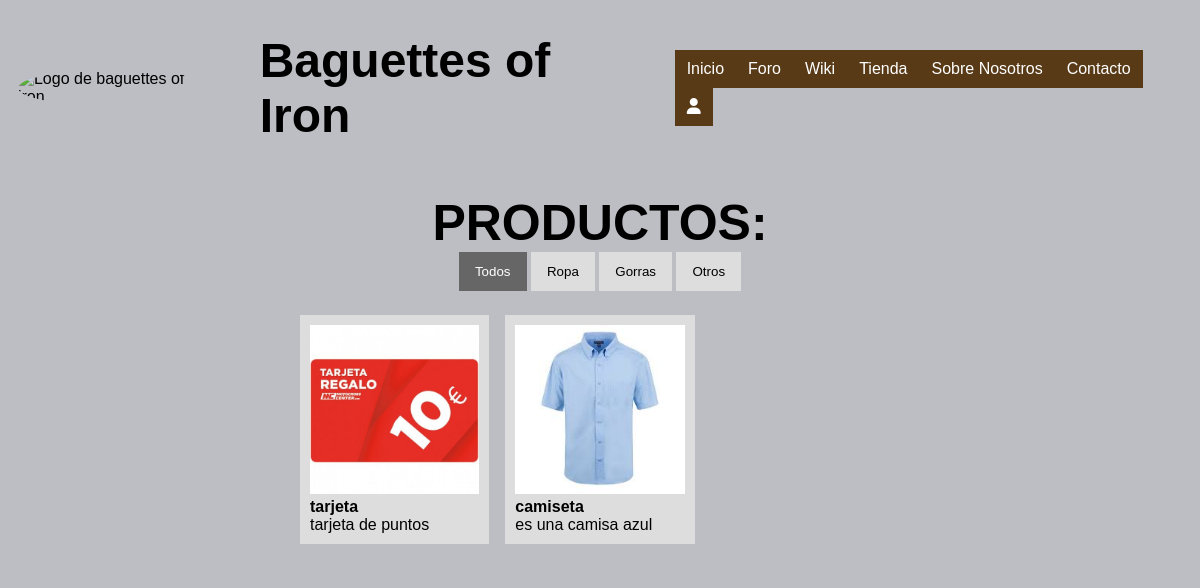
Page /store.php (signed in) on the committed database.
### tables this page shows
CREATE TABLE `produtos` (
  `id` int(10) NOT NULL,
  `nombre` varchar(50) NOT NULL,
  `descripcion` varchar(50) NOT NULL,
  `imagen` varchar(100) NOT NULL,
  `id_tipo` int(10) NOT NULL
);

### includes/bootup.php (called while the page is built, shortened)
<?php
    spl_autoload_register(function($class){
        $prefix="es\\fdi\\ucm\\aw";
        $base_dir = __DIR__;
        $len = strlen($prefix);
        $relative_class = substr($class,$len);
        $file = $base_dir.str_replace('\\','/',$relative_class).'.php';
    });
?>

### includes/aplicacion.php (called while the page is built, shortened)
<?php
    class Aplicacion
    {
        private static  $instance = null;
        private $conn=null;
        public $datosBD=array();
        public static function getInstance(){
            if(Aplicacion::$instance==null)
                Aplicacion::$instance = new Aplicacion();
            return Aplicacion::$instance;
        }
        public function init($datos){
            $this->datosBD= $datos;
        }
        public function conexionBD(){
            if($this->conn==null){
                $this->conn = new \mysqli($this->datosBD['host'],$this->datosBD['user'],$this->datosBD['pass'],$this->datosBD['bd']);
            }
            return $this->conn;
        }
    }
?>

### includes/producto.php (called while the page is built, shortened)
<?php
    class Producto
    {
        public static function show(){
            $preparedStatement=Aplicacion::getInstance()->conexionBD()->prepare("SELECT * FROM produtos");
            $preparedStatement->execute();
            $preparedStatement->store_result();
            if($preparedStatement->num_rows>0){
                $listProductos =Array();
                $preparedStatement->bind_result($id,$nombre,$description,$image,$type);
                while ($preparedStatement->fetch()) {
                    $item= [
                        'id' => $id,
                        'name' => $nombre,
                        'description' => $description,
                        'image' => $image,
                        'id_tipo' => $type,
                    ];
                    array_push($listProductos,$item);
                }
                return $listProductos;
            }
            return false;
        }
    }
?>

### store.php (the view, shortened to what this page needs)
<?php
require_once('includes/bootup.php');
?>
<!DOCTYPE html>
<html lang="es" dir="ltr">
<head>
  <link rel="stylesheet" type="text/css" href="css/master.css?v=<?php echo (rand()); ?>">
  <link rel="stylesheet" type="text/css" href="css/estilo_tienda.css?v=<?php echo (rand()); ?>">
</head>
<body>
  <?php
  include_once('includes/comun/header.php');
  $productos = Producto::show();
  ?>
  <br>
  <h2>PRODUCTOS:</h2>
  <div class="btnContainer" id="myBtnContainer">
    <button class="btn active" onclick="filterSelection('all')"> Todos</button>
    <button class="btn" onclick="filterSelection('1')"> Ropa</button>
    <button class="btn" onclick="filterSelection('2')"> Gorras</button>
    <button class="btn" onclick="filterSelection('3')"> Otros</button>
  </div>
  <div id="store">
    <div class="row">
      <?php
      foreach ($productos as $producto) {
      ?>
        <div class="column <?php echo $producto['id_tipo']; ?>">
          <div class="content">
            <img src="<?php echo $producto['image']; ?>" alt="Gafas" style="width:100%">
            <h4><?php echo $producto['name']; ?></h4>
            <p><?php echo $producto['description']; ?></p>
          </div>
        </div>
      <?php } ?>
    </div>
  </div>
</body>
</html>

### css/master.css (style rules this page uses)
body { background-color: #BDBEC3; }
* { margin:0px; padding:0px; }
.active, .dot:hover { background-color: rgb(88, 58, 23); }

### css/estilo_tienda.css (style rules this page uses)
* { box-sizing: border-box; }
body { background-color: #BDBEC3; font-family: Arial; }
h2 { font-size: 50px; word-break: break-all; text-align: center; }
.row { margin: 8px -16px; }
.btnContainer { text-align: center; }
.row, .row > .column { padding: 8px; }
.column { float: left; width: 33.33%; display: none; }
.row:after { content: ""; display: table; clear: both; }
.content { background-color: #ddd; padding: 10px; }
.show { display: block; }
.btn { border: none; outline: none; padding: 12px 16px; background-color: #ddd; cursor: pointer; }
.btn.active { background-color: #666; color: white; }
* { box-sizing:border-box }
#store { width: 50vw; display: flex; margin: auto; }

### rows in the picture
produtos: imagen (picture), nombre "tarjeta", descripcion "tarjeta de puntos"
produtos: imagen (picture), nombre "camiseta", descripcion "es una camisa azul"
